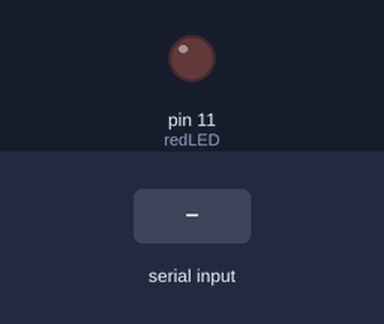
The sketch below on a simulated Arduino Uno, built with avr-gcc and run on an emulated ATmega328P. Parts: output pins drawn as LEDs (lit = HIGH). Dashed ring = blinking. The inputs (shaded band) are chosen by the test bench. What the sketch prints to the serial monitor is not drawn.

Above: at 1.2 s.
1.3 s: "90,45\n" received over Serial
At 1.42 s:
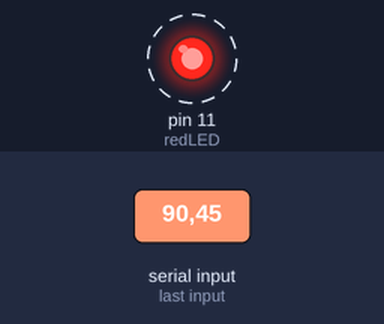
Timing chart, 0 to 10.3 s (numbered marks = the images above; inputs shaded):
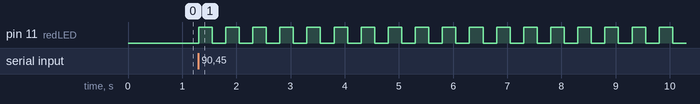

Measured:
- after the input at 1.3 s, pin 11 (redLED): alternates HIGH for 0.25 s and LOW for 0.25 s, starting at once

The sketch:

activity_readIntFromSerialMonitor.ino
```cpp
String prompt = "Enter the number of times to blink LED:";
int num;
int redLED = 11;
int delayMS = 250;


void blinkLED(int pin) {
  digitalWrite(pin, HIGH);
  delay(delayMS);
  digitalWrite(pin, LOW);
  delay(delayMS);
}

void setup() {
  // put your setup code here, to run once:
  pinMode(redLED, OUTPUT);
  Serial.begin(9600);
}

void loop() {
  // put your main code here, to run repeatedly:
  Serial.println(prompt);
  // Do nothing while waiting for user input
  while (Serial.available() == 0);

  // Blink LED the specified number of times
  num = Serial.parseInt();
  while (num > 0) {
    blinkLED(redLED);
    num--;
  }
}
```
